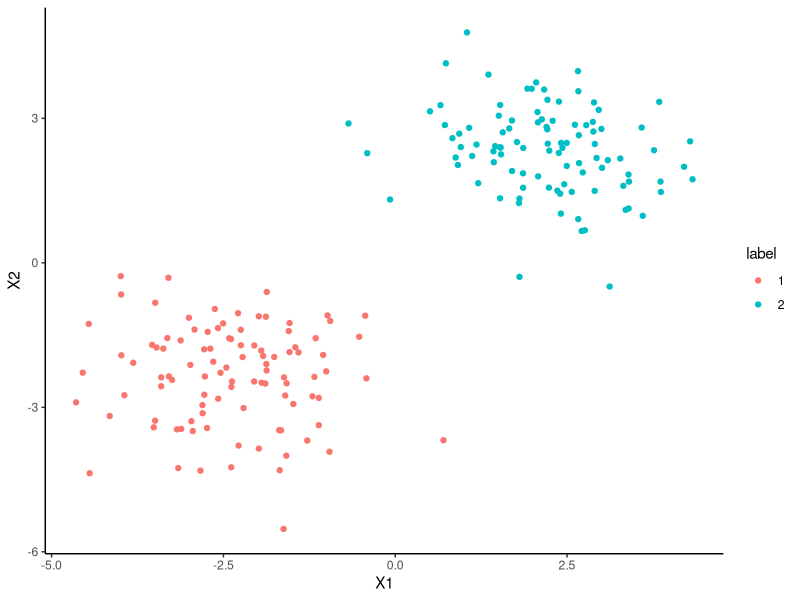
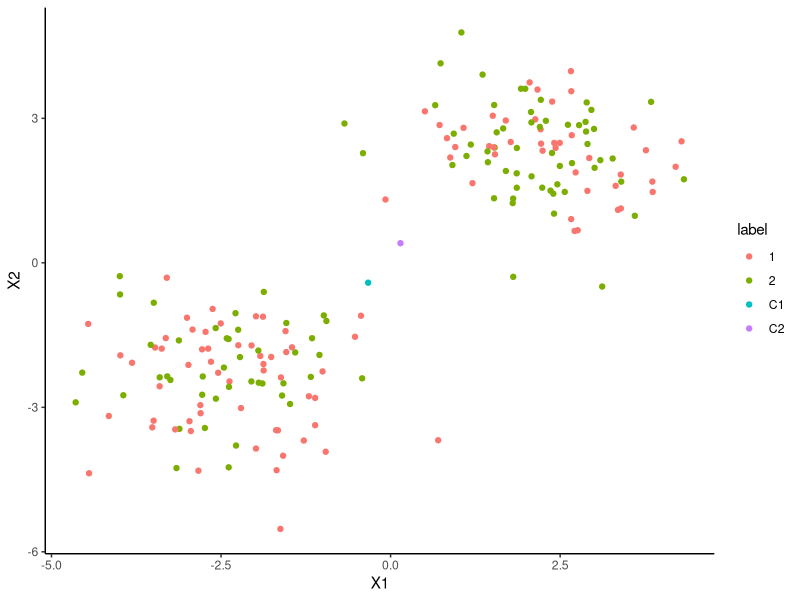
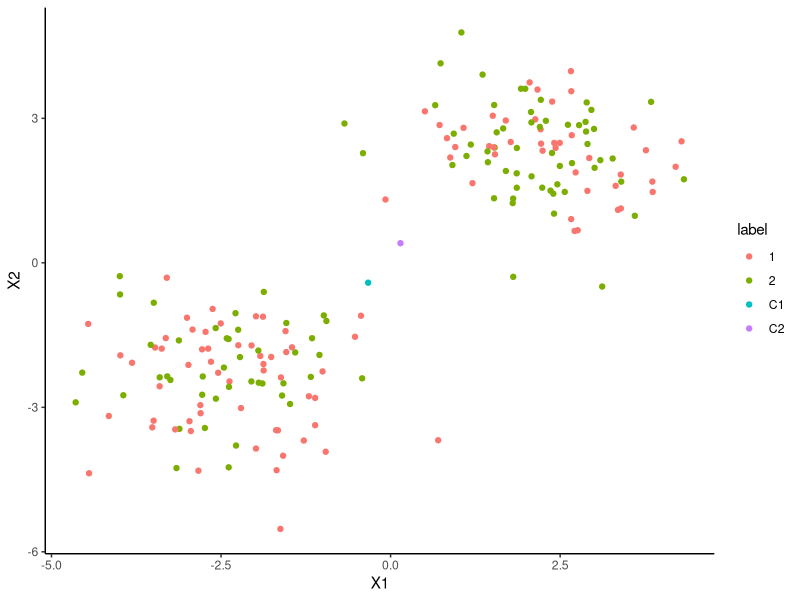

Source code (R) for these figures, in order:
#
#
#
#
#
#
#
#
#
#
#
#
#
#
#
#
#
#
#
#
#
#
#
#
#
#
#
#
#
#
#
#
#
#
#
#
#
#
#| warning: false
library(tidyverse)
set.seed(2024)
N <- 200
gen_clusters = function(N, dist) {
  cluster_size <- round(N / 2)
  mu_1 <- c(-dist/2,-dist/2)
  mu_2 <- c(dist/2, dist/2)
  Sigma <- matrix(c(1, 0, 0, 1), nrow=2, ncol=2, byrow=TRUE)
  c1_points <- MASS::mvrnorm(cluster_size, mu_1, Sigma)
  colnames(c1_points) <- c("X1", "X2")
  c1_points <- as_tibble(c1_points)
  c1_points <- c1_points |> mutate(label = "1")
  c2_points <- MASS::mvrnorm(cluster_size, mu_2, Sigma)
  colnames(c2_points) <- c("X1", "X2")
  c2_points <- as_tibble(c2_points)
  c2_points <- c2_points |> mutate(label = "2")
  return(rbind(c1_points, c2_points))
}
linear_data <- gen_clusters(N, 4.5)
linear_data |>
  ggplot(aes(x=X1, y=X2, color=label)) +
  geom_point() +
  theme_classic()
#
#
#
#
#
#
#
#
#
#| label: q1
# your code goes here
#
#
#
#
#
#| label: q1-soln
df <- linear_data
df |> head()
dim(df)
#
#
#
#
#
#
#
#| label: q2
# your code goes here
#
#
#
#
#
#| label: q2-soln
# df <- df |> mutate(
#   label = c(rep("1", 100), rep("2", 100))
# )
# head(df)
# tail(df)
labels <- c(rep("1", N/2), rep("2", N/2))
#
#
#
#
#
#
#
# your code goes here
#
#
#
#
#
#| label: q3-soln
cl_labels <- sample(labels, N)
#
#
#
#
#
#
#
# your code goes here
#
#
#
#
#
#| label: q4-soln
df <- df |> mutate(
  label = cl_labels
)
df |> head()
#
#
#
#
#
#
#
# your code goes here
#
#
#
#
#
#| label: q5-soln
c1 <- df |> filter(label == "1") |>
  select(X1, X2) |>
  summarize(X1c=mean(X1), X2c=mean(X2)) |>
  as.numeric()
c2 <- df |> filter(label == "2") |>
  select(X1, X2) |>
  summarize(X1c=mean(X1), X2c=mean(X2)) |>
  as.numeric()
c1
c2
#
#
#
#
#
#
#
# your code goes here
#
#
#
#
#
#| label: q6-soln
df |>
  ggplot(aes(x=X1, y=X2, color=label)) +
  geom_point() +
  geom_point(data=data.frame(X1=c1[1], X2=c1[2], label="C1")) +
  geom_point(data=data.frame(X1=c2[1], X2=c2[2], label="C2")) +
  theme_classic()
#
#
#
#
#
#
#
# your code goes here
#
#
#
#
#
compute_distance <- function(X1, X2, X1c, X2c) {
  X1_dist <- (X1c - X1)^2
  X2_dist <- (X2c - X2)^2
  return(sqrt(X1_dist + X2_dist))
}
compute_distance(0.5, 1.0, 3.2, 3.0)
#
#
#
#
#
#
#
#
#
#
#
#
#
#
#
#
#
#
#
#| label: q8.1-response
# your code goes here
#
#
#
#
#
#| label: q8.1-solution
get_label <- function(x1, x2, c1, c2) {
  c1_dist <- compute_distance(x1, x2, c1[1], c1[2])
  c2_dist <- compute_distance(x1, x2, c2[1], c2[2])
  if (c1_dist < c2_dist) {
    return("1")
  } else {
    return("2")
  }
}
update_labels <- function(df, c1, c2) {
  for (i in 1:nrow(df)) {
    cur_X1 <- df[i, "X1"]
    cur_X2 <- df[i, "X2"]
    c1_dist <- compute_distance(cur_X1, cur_X2, c1[1], c1[2])
    c2_dist <- compute_distance(cur_X1, cur_X2, c2[1], c2[2])
    if (c1_dist < c2_dist) {
      df[i, "label"] <- "1"
    } else {
      df[i, "label"] <- "2"
    }
  }
}
#
#
#
#
#
#
#
#| label: q8.2-response
# Your code here
#
#
#
#
#
#| label: q8.2-solution
update_centroids <- function(df, c1, c2) {
  c1 <- df |> filter(label == "1") |>
    select(X1, X2) |>
    summarize(X1mean=mean(X1), X2mean=mean(X2)) |>
    as.numeric()
  c2 <- df |> filter(label == "2") |>
    select(X1, X2) |>
    summarize(X1mean=mean(X1), X2mean=mean(X2)) |>
    as.numeric()
}
#
#
#
#
#
#
#
#| label: q8.3-response
# Your code here
#
#
#
#| label: q8.3-solution
for (i in 1:10) {
  update_labels(df, c1, c2)
  update_centroids(df, c1, c2)
  print(list(c1, c2))
}
#
#
#
#
#
#
#
#| label: q9-response
# Your code here
#
#
#
#
#
#| label: q9-solution
df |>
  ggplot(aes(x=X1, y=X2, color=label)) +
  geom_point() +
  geom_point(data=data.frame(X1=c1[1], X2=c1[2], label="C1")) +
  geom_point(data=data.frame(X1=c2[1], X2=c2[2], label="C2")) +
  theme_classic()
#
#
#
#
